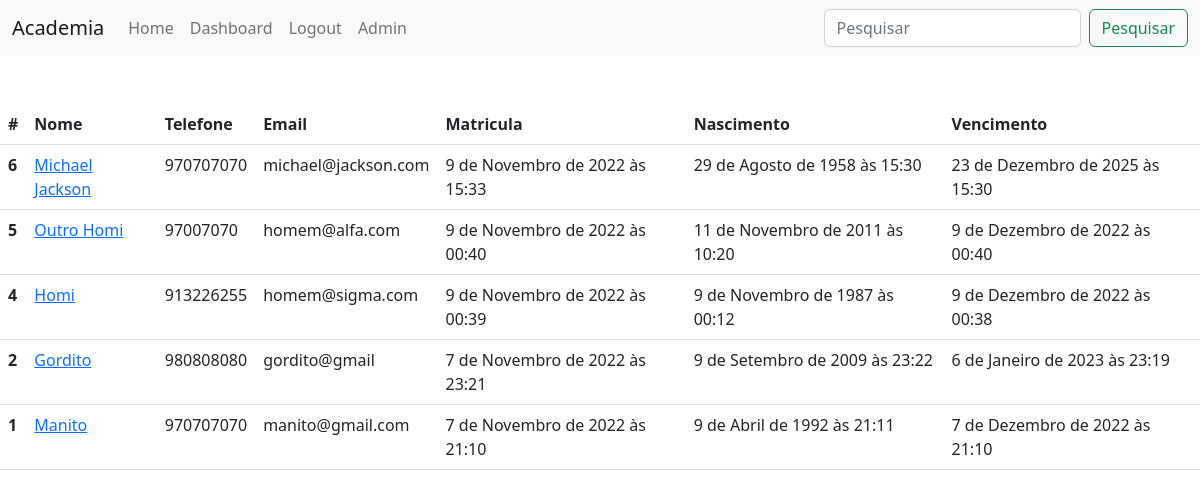
The app's page / (signed in) with its own data.
### alunos/models.py (models this page shows, shortened)
class Aluno(models.Model):
    nome = models.CharField(max_length=255)
    telefone = models.CharField(max_length=255)
    email = models.CharField(max_length=255, blank=True)
    data_criacao = models.DateTimeField(default=timezone.now)
    data_nascimento = models.DateTimeField()
    data_vencimento_matricula = models.DateTimeField(
        default=timezone.now() + timedelta(days=30))
    foto = models.ImageField(upload_to='fotos/%Y/%m/', blank=True)

### alunos/views.py (the view)
# urls.py: path('', views.index, name='index'),
def index(request):
    alunos = Aluno.objects.order_by('-data_criacao')
    paginator = Paginator(alunos, 10)
    page = request.GET.get('page')
    alunos = paginator.get_page(page)
    return render(request, 'alunos/index.html', {
        'alunos': alunos,
    })

### alunos/templates/alunos/index.html (shortened to what this page needs)
{% extends 'base.html' %} {% block conteudo %}
<div>
    <table class="table">
        <thead>
            <tr>
                <th scope="col">#</th>
                <th scope="col">Nome</th>
                <th scope="col">Telefone</th>
                <th scope="col">Email</th>
                <th scope="col">Matricula</th>
                <th scope="col">Nascimento</th>
                <th scope="col">Vencimento</th>
            </tr>
        </thead>
        <tbody>
            {% for aluno in alunos %}
            <tr>
                <th scope="row">{{ aluno.id }}</th>
                <td>
                    <a href="{% url 'aluno' aluno.id%}"> {{ aluno.nome }} </a>
                </td>
                <td>{{ aluno.telefone }}</td>
                <td>{{ aluno.email }}</td>
                <td>{{ aluno.data_criacao }}</td>
                <td>{{ aluno.data_nascimento }}</td>
                <td>{{ aluno.data_vencimento_matricula }}</td>
            </tr>
            {% endfor %}
        </tbody>
    </table>
</div>
{% endblock %}

### records on screen
Aluno: id "6", nome "Michael Jackson", telefone "970707070", email "michael@jackson.com", data_criacao "9 de Novembro de 2022 às 15:33", data_nascimento "29 de Agosto de 1958 às 15:30", data_vencimento_matricula "23 de Dezembro de 2025 às 15:30"
Aluno: id "5", nome "Outro Homi", telefone "97007070", email "homem@alfa.com", data_criacao "9 de Novembro de 2022 às 00:40", data_nascimento "11 de Novembro de 2011 às 10:20", data_vencimento_matricula "9 de Dezembro de 2022 às 00:40"
Aluno: id "4", nome "Homi", telefone "913226255", email "homem@sigma.com", data_criacao "9 de Novembro de 2022 às 00:39", data_nascimento "9 de Novembro de 1987 às 00:12", data_vencimento_matricula "9 de Dezembro de 2022 às 00:38"
Aluno: id "2", nome "Gordito", telefone "980808080", email "gordito@gmail", data_criacao "7 de Novembro de 2022 às 23:21", data_nascimento "9 de Setembro de 2009 às 23:22", data_vencimento_matricula "6 de Janeiro de 2023 às 23:19"
Aluno: id "1", nome "Manito", telefone "970707070", email "manito@gmail.com", data_criacao "7 de Novembro de 2022 às 21:10", data_nascimento "9 de Abril de 1992 às 21:11", data_vencimento_matricula "7 de Dezembro de 2022 às 21:10"
